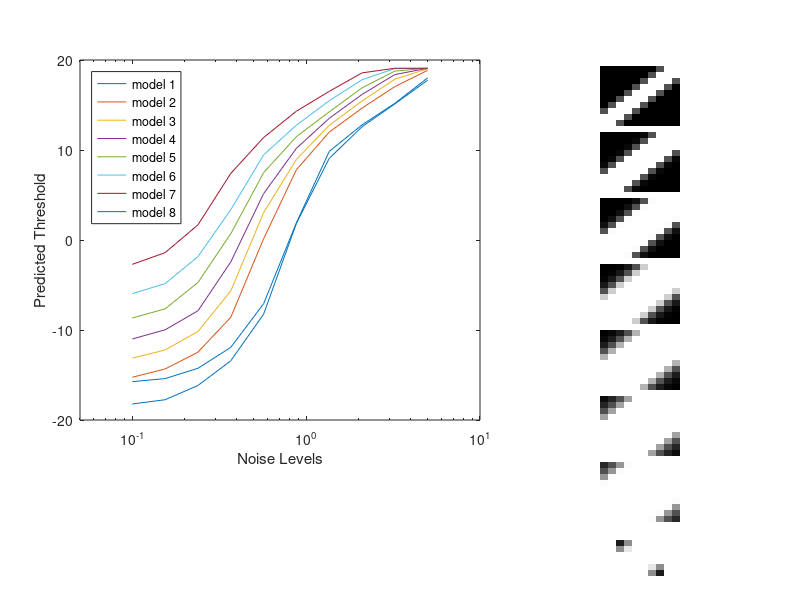

Recreate this plot in MATLAB.
% Simulate performance using 1D gauss (non-sep) and ST simple (sep) models 

clear all;
close all;

% load simulation results
load('SimSeparabilityResults.mat');

sepcenterLevels = 0.5; 
nsepmodels = length(sepcenterLevels);

nmodels = length(widthLevels) + nsepmodels;
modelLevels = 1:nmodels; 

figure(1); clf

% plot simulation results
subplot('Position', [ .1 .3 .5, .6]);
clist = repmat(linspace(0, 0.8, nmodels-nsepmodels)', 1, 3);
clist = [clist; 0 0.8 0.5; 0 0.8 0.3]; 
ph = semilogx(repmat(noiseLevels', 1, nmodels), mag2db(Threshold) - mag2db(0.5), '-'); 
set(gca, 'ColorOrder', clist)
xlabel('Noise Levels');
ylabel('Predicted Threshold');
xlim([0.05 10]); 

legendcell = cell(1,length(modelLevels));
for i = 1:length(modelLevels)
    legendcell{i} = ['model ' num2str(modelLevels(i))];
end
legend(legendcell, 'Location', 'NorthWest' );

% plot models
pos = [.75 0.9 .1 .1];
for model_id = 1:length(modelLevels)
    pos(2) = pos(2)-.11;
    s(model_id) = subplot('Position', pos);
    image(127+(saved_model(model_id).model*127)); colormap('gray'); drawnow
    axis off
end

